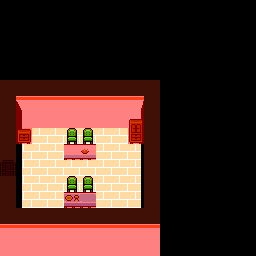

This is a level from a 2D game, rendered from its Tiled map with the project's own tilesets. A one-line summary and the complete map file follow:
An orthogonal 16x16 tile map with 16x16 px tiles, 7 tile layers (floor, overfloor, furniture, ceiling, ...) and 3 objects (entrance, wardrobe, sister_calisto).

<map version="1.2" tiledversion="1.3.4" orientation="orthogonal" renderorder="right-down" width="16" height="16" tilewidth="16" tileheight="16" infinite="0" nextlayerid="9" nextobjectid="5">
 <properties>
  <property name="for_of_war" type="bool" value="false" />
  <property name="music" value="choral.wav" />
  <property name="name" value="Temple House" />
  <property name="vision_radius" type="int" value="5" />
 </properties>
 <tileset firstgid="1" source="temple_tileset.tsx" />
 <layer id="1" name="floor" width="16" height="16">
  <data encoding="csv">
0,0,0,0,0,0,0,0,0,0,0,0,0,0,0,0,
0,0,0,0,0,0,0,0,0,0,0,0,0,0,0,0,
0,0,0,0,0,0,0,0,0,0,0,0,0,0,0,0,
0,0,0,0,0,0,0,0,0,0,0,0,0,0,0,0,
0,0,0,0,0,0,0,0,0,0,0,0,0,0,0,0,
17,17,17,17,17,17,17,17,17,17,0,0,0,0,0,0,
17,33,33,33,33,33,33,33,33,17,0,0,0,0,0,0,
17,49,49,49,49,49,49,49,49,17,0,0,0,0,0,0,
17,65,65,65,65,65,65,65,65,17,0,0,0,0,0,0,
17,65,65,65,65,65,65,65,65,17,0,0,0,0,0,0,
17,65,65,65,65,65,65,65,65,17,0,0,0,0,0,0,
17,65,65,65,65,65,65,65,65,17,0,0,0,0,0,0,
17,65,65,65,65,65,65,65,65,17,0,0,0,0,0,0,
17,17,17,17,17,17,17,17,17,17,0,0,0,0,0,0,
33,33,33,33,33,33,33,33,33,33,0,0,0,0,0,0,
49,49,49,49,49,49,49,49,49,49,0,0,0,0,0,0
</data>
 </layer>
 <layer id="2" name="overfloor" width="16" height="16">
  <data encoding="csv">
0,0,0,0,0,0,0,0,0,0,0,0,0,0,0,0,
0,0,0,0,0,0,0,0,0,0,0,0,0,0,0,0,
0,0,0,0,0,0,0,0,0,0,0,0,0,0,0,0,
0,0,0,0,0,0,0,0,0,0,0,0,0,0,0,0,
0,0,0,0,0,0,0,0,0,0,0,0,0,0,0,0,
0,0,0,0,0,0,0,0,0,0,0,0,0,0,0,0,
0,162,0,0,0,0,0,0,161,0,0,0,0,0,0,0,
0,178,0,0,0,0,0,0,177,0,0,0,0,0,0,0,
0,178,0,0,0,0,0,0,177,0,0,0,0,0,0,0,
0,178,0,0,0,0,0,0,177,0,0,0,0,0,0,0,
0,178,0,0,0,0,0,0,177,0,0,0,0,0,0,0,
0,178,0,0,0,0,0,0,177,0,0,0,0,0,0,0,
0,178,0,0,0,0,0,0,177,0,0,0,0,0,0,0,
0,0,0,0,0,0,0,0,0,0,0,0,0,0,0,0,
0,0,0,0,0,0,0,0,0,0,0,0,0,0,0,0,
0,0,0,0,0,0,0,0,0,0,0,0,0,0,0,0
</data>
 </layer>
 <layer id="3" name="furniture" width="16" height="16">
  <data encoding="csv">
0,0,0,0,0,0,0,0,0,0,0,0,0,0,0,0,
0,0,0,0,0,0,0,0,0,0,0,0,0,0,0,0,
0,0,0,0,0,0,0,0,0,0,0,0,0,0,0,0,
0,0,0,0,0,0,0,0,0,0,0,0,0,0,0,0,
0,0,0,0,0,0,0,0,0,0,0,0,0,0,0,0,
0,0,0,0,0,0,0,0,0,0,0,0,0,0,0,0,
0,0,0,0,0,0,0,0,0,0,0,0,0,0,0,0,
0,0,0,0,0,0,0,0,154,0,0,0,0,0,0,0,
0,138,0,0,139,139,0,0,170,0,0,0,0,0,0,0,
0,0,0,0,171,172,0,0,0,0,0,0,0,0,0,0,
145,0,0,0,0,0,0,0,0,0,0,0,0,0,0,0,
0,0,0,0,139,139,0,0,0,0,0,0,0,0,0,0,
0,0,0,0,153,137,0,0,0,0,0,0,0,0,0,0,
0,0,0,0,0,0,0,0,0,0,0,0,0,0,0,0,
0,0,0,0,0,0,0,0,0,0,0,0,0,0,0,0,
0,0,0,0,0,0,0,0,0,0,0,0,0,0,0,0
</data>
 </layer>
 <layer id="4" name="ceiling" width="16" height="16">
  <data encoding="csv">
0,0,0,0,0,0,0,0,0,0,0,0,0,0,0,0,
0,0,0,0,0,0,0,0,0,0,0,0,0,0,0,0,
0,0,0,0,0,0,0,0,0,0,0,0,0,0,0,0,
0,0,0,0,0,0,0,0,0,0,0,0,0,0,0,0,
0,0,0,0,0,0,0,0,0,0,0,0,0,0,0,0,
0,0,0,0,0,0,0,0,0,0,0,0,0,0,0,0,
0,0,0,0,0,0,0,0,0,0,0,0,0,0,0,0,
0,0,0,0,0,0,0,0,0,0,0,0,0,0,0,0,
0,0,0,0,0,0,0,0,0,0,0,0,0,0,0,0,
0,0,0,0,0,0,0,0,0,0,0,0,0,0,0,0,
0,0,0,0,0,0,0,0,0,0,0,0,0,0,0,0,
0,0,0,0,0,0,0,0,0,0,0,0,0,0,0,0,
0,0,0,0,0,0,0,0,0,0,0,0,0,0,0,0,
0,0,0,0,0,0,0,0,0,0,0,0,0,0,0,0,
0,0,0,0,0,0,0,0,0,0,0,0,0,0,0,0,
0,0,0,0,0,0,0,0,0,0,0,0,0,0,0,0
</data>
 </layer>
 <layer id="5" name="overceiling" width="16" height="16">
  <data encoding="csv">
0,0,0,0,0,0,0,0,0,0,0,0,0,0,0,0,
0,0,0,0,0,0,0,0,0,0,0,0,0,0,0,0,
0,0,0,0,0,0,0,0,0,0,0,0,0,0,0,0,
0,0,0,0,0,0,0,0,0,0,0,0,0,0,0,0,
0,0,0,0,0,0,0,0,0,0,0,0,0,0,0,0,
0,0,0,0,0,0,0,0,0,0,0,0,0,0,0,0,
0,0,0,0,0,0,0,0,0,0,0,0,0,0,0,0,
0,0,0,0,0,0,0,0,0,0,0,0,0,0,0,0,
0,0,0,0,0,0,0,0,0,0,0,0,0,0,0,0,
0,0,0,0,0,0,0,0,0,0,0,0,0,0,0,0,
0,0,0,0,0,0,0,0,0,0,0,0,0,0,0,0,
0,0,0,0,0,0,0,0,0,0,0,0,0,0,0,0,
0,0,0,0,0,0,0,0,0,0,0,0,0,0,0,0,
0,0,0,0,0,0,0,0,0,0,0,0,0,0,0,0,
0,0,0,0,0,0,0,0,0,0,0,0,0,0,0,0,
0,0,0,0,0,0,0,0,0,0,0,0,0,0,0,0
</data>
 </layer>
 <layer id="6" name="obstacle" width="16" height="16">
  <data encoding="csv">
0,0,0,0,0,0,0,0,0,0,0,0,0,0,0,0,
0,0,0,0,0,0,0,0,0,0,0,0,0,0,0,0,
0,0,0,0,0,0,0,0,0,0,0,0,0,0,0,0,
0,0,0,0,0,0,0,0,0,0,0,0,0,0,0,0,
0,0,0,0,0,0,0,0,0,0,0,0,0,0,0,0,
2,2,2,2,2,2,2,2,2,2,0,0,0,0,0,0,
2,2,2,2,2,2,2,2,2,2,0,0,0,0,0,0,
2,2,2,2,2,2,2,2,2,2,0,0,0,0,0,0,
2,2,0,0,0,0,0,0,2,2,0,0,0,0,0,0,
2,0,0,0,2,2,0,0,0,2,0,0,0,0,0,0,
2,0,0,0,0,0,0,0,0,2,0,0,0,0,0,0,
2,0,0,0,0,0,0,0,0,2,0,0,0,0,0,0,
2,0,0,0,2,2,0,0,0,2,0,0,0,0,0,0,
2,2,2,2,2,2,2,2,2,2,0,0,0,0,0,0,
2,2,2,2,2,2,2,2,2,2,0,0,0,0,0,0,
2,2,2,2,2,2,2,2,2,2,0,0,0,0,0,0
</data>
 </layer>
 <layer id="7" name="invisible" width="16" height="16">
  <data encoding="csv">
0,0,0,0,0,0,0,0,0,0,0,0,0,0,0,0,
0,0,0,0,0,0,0,0,0,0,0,0,0,0,0,0,
0,0,0,0,0,0,0,0,0,0,0,0,0,0,0,0,
0,0,0,0,0,0,0,0,0,0,0,0,0,0,0,0,
0,0,0,0,0,0,0,0,0,0,0,0,0,0,0,0,
4,4,4,4,4,4,4,4,4,4,0,0,0,0,0,0,
4,0,0,0,0,0,0,0,0,4,0,0,0,0,0,0,
4,0,0,0,0,0,0,0,0,4,0,0,0,0,0,0,
4,0,0,0,0,0,0,0,0,4,0,0,0,0,0,0,
4,0,0,0,0,0,0,0,0,4,0,0,0,0,0,0,
4,0,0,0,0,0,0,0,0,4,0,0,0,0,0,0,
4,0,0,0,0,0,0,0,0,4,0,0,0,0,0,0,
4,0,0,0,0,0,0,0,0,4,0,0,0,0,0,0,
4,4,4,4,4,4,4,4,4,4,0,0,0,0,0,0,
0,0,0,0,0,0,0,0,0,0,0,0,0,0,0,0,
0,0,0,0,0,0,0,0,0,0,0,0,0,0,0,0
</data>
 </layer>
 <objectgroup id="8" name="objects">
  <object id="1" name="entrance" x="1.75035" y="161.444" width="12" height="12.7614">
   <properties>
    <property name="destiny" value="temple:temple_house" />
    <property name="key" value="" />
    <property name="locked" type="bool" value="false" />
    <property name="open_delta_x" type="int" value="1" />
    <property name="open_delta_y" type="int" value="0" />
    <property name="type" value="door" />
   </properties>
  </object>
  <object id="3" name="wardrobe" x="131.25" y="122.114" width="9.5" height="20.5">
   <properties>
    <property name="change_msg" value="Change to your cleric habit?" />
    <property name="revert_msg" value="Change back to your clothes?" />
    <property name="skin" value="cleric_female" />
    <property name="type" value="wardrobe" />
   </properties>
  </object>
  <object id="4" name="sister_calisto" x="103.636" y="169.091">
   <properties>
    <property name="type" value="sister_calisto" />
   </properties>
   <point />
  </object>
 </objectgroup>
</map>